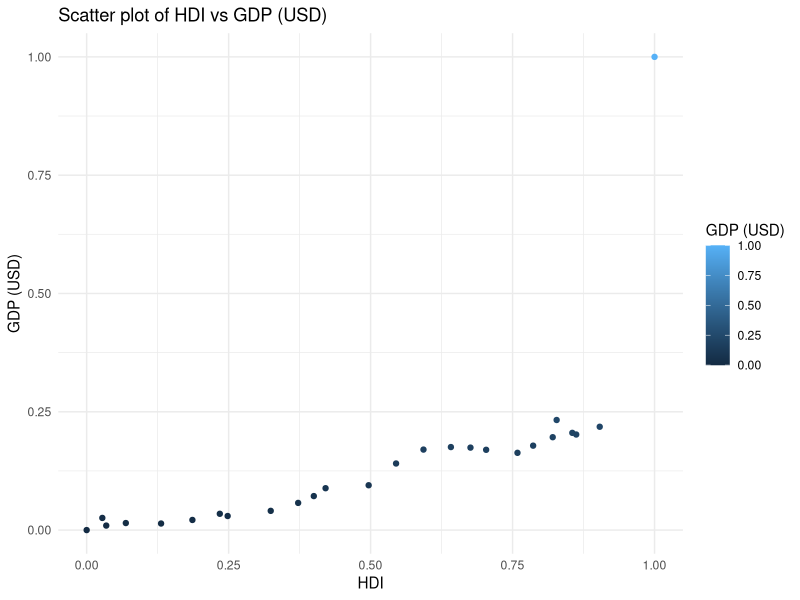
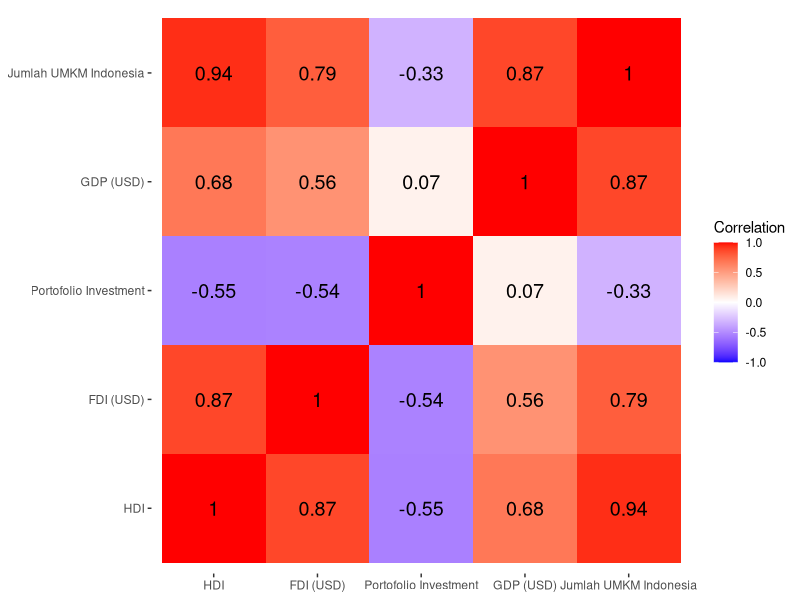
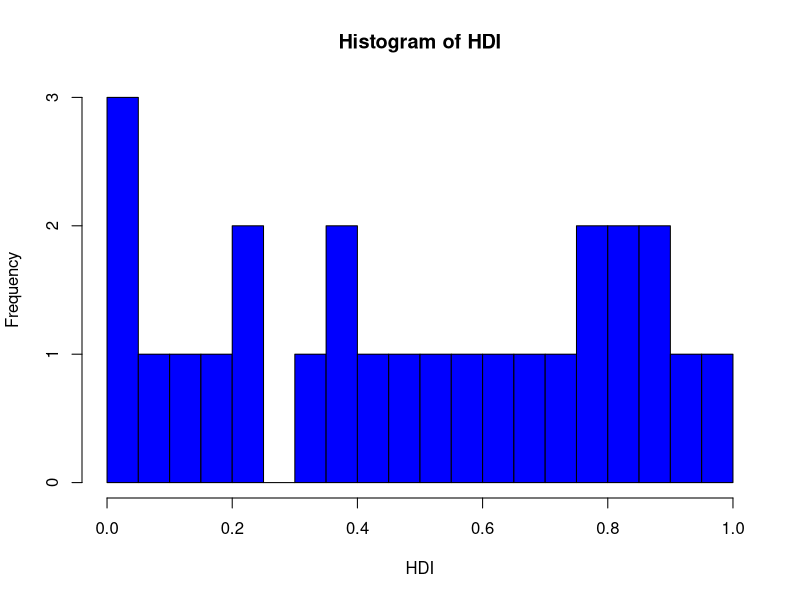
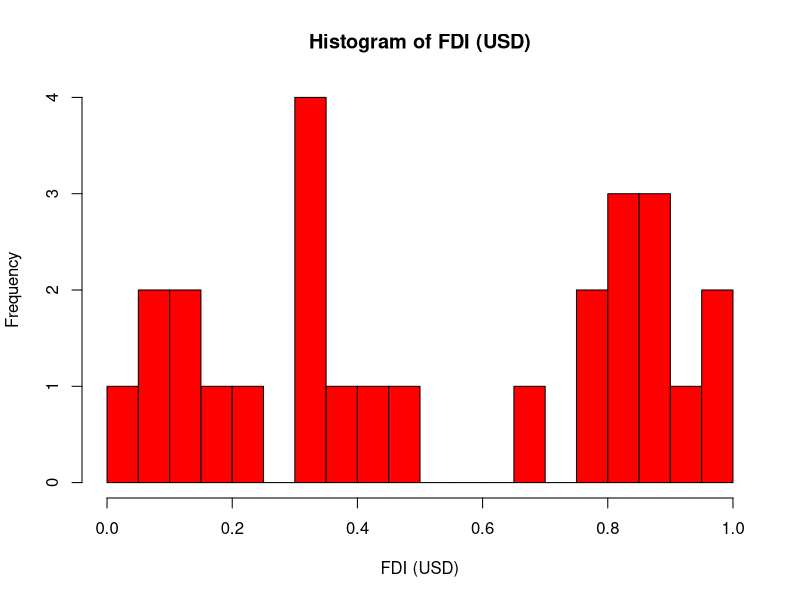
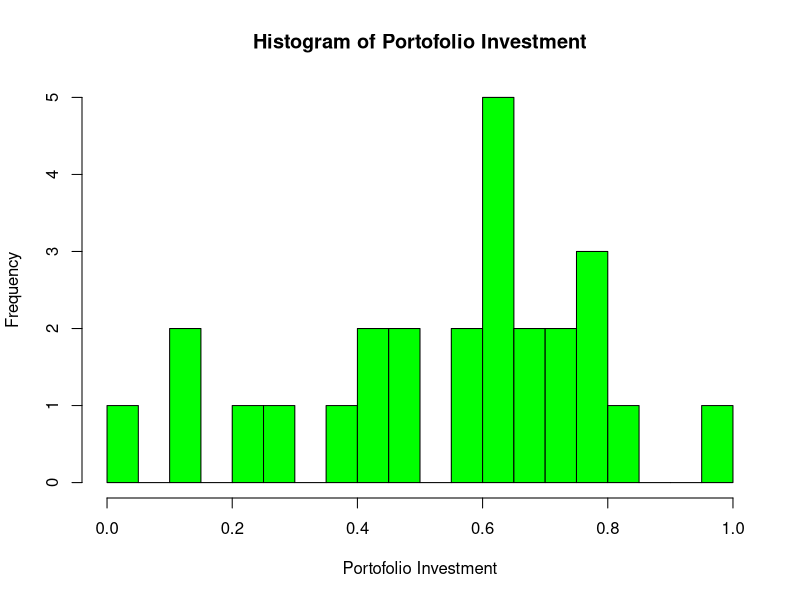
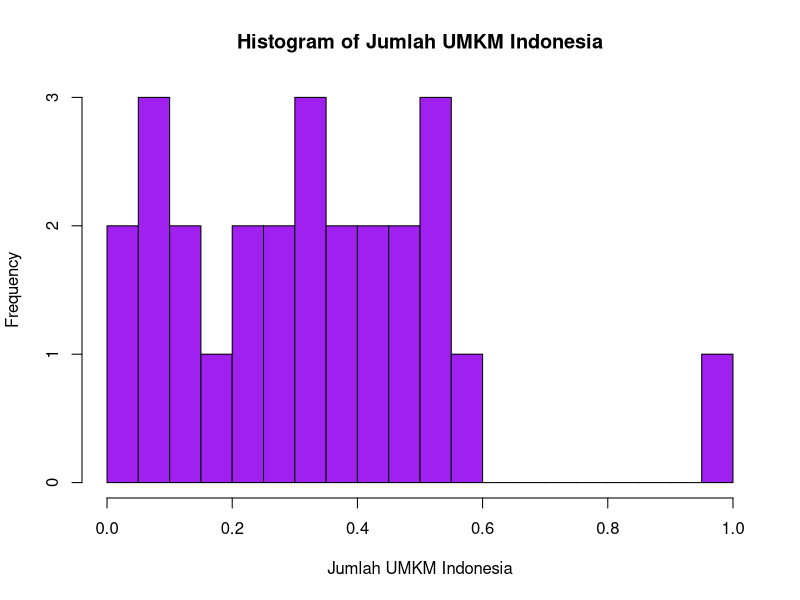
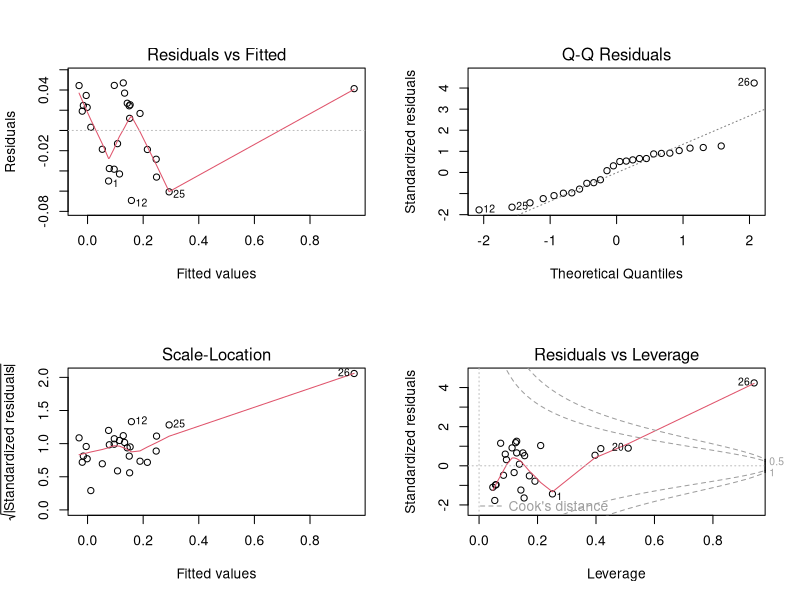
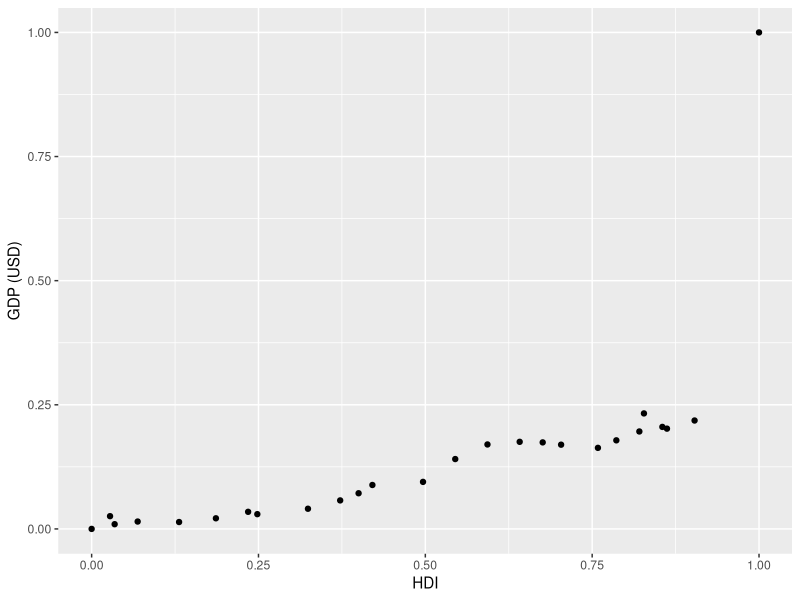

The R script that drew these images, in order:
## ---- chunk 1
knitr::opts_chunk$set(echo = TRUE)
## ---- chunk 2
library(ggplot2)
library(ggpubr)
library(corrplot)
library(reshape2)
library(readxl)
library(caret)
## ---- chunk 3
df <- read_excel("cobaini.xlsx")
head(df)
## ---- chunk 4
# Check Missing Value

missing_values <- colSums(is.na(df))
missing_values
## ---- chunk 5
# Menampilkan informasi mengenai setiap atribut values yang ada pada dataset
str(df)

# Menampilkan informasi statistika dasar dari dataset
summary(df)
## ---- chunk 6
# Menempatkan kolom numerik dalam satu frame 
numerical_columns <- c('HDI', 'FDI (USD)', 'Portofolio Investment', 'GDP (USD)', 'Jumlah UMKM Indonesia')

# Buat objek scaler MinMax
scaler <- preProcess(df[, numerical_columns], method = c("range"))

# Normalisasi kolom numerik yang diidentifikasi
df[, numerical_columns] <- predict(scaler, df[, numerical_columns])

# Tampilkan dataset yang telah dinormalisasi
head(df)
## ---- chunk 7
# Menggunakan dataset

ggplot(df, aes(x = HDI, y = `GDP (USD)`, color = `GDP (USD)`)) +
  geom_point() +
  labs(title = 'Scatter plot of HDI vs GDP (USD)') +
  theme_minimal()

# Heat Map
  # Create Corr
num_df <- subset(df, select = -c(Years, Tahun))
cor_mat <- round(cor(num_df), 2)

  # Melt the data frame
melted_cormat <- melt(cor_mat)

  #create correlation heatmap
ggplot(data = melted_cormat, aes(x=Var1, y=Var2, fill=value)) + 
  geom_tile() +
  geom_text(aes(Var2, Var1, label = value), size = 5) +
  scale_fill_gradient2(low = "blue", high = "red",
                       limit = c(-1,1), name="Correlation") +
  theme(axis.title.x = element_blank(),
        axis.title.y = element_blank(),
        panel.background = element_blank())


categorical_features = c('HDI', 'FDI (USD)', 'Portofolio Investment','Jumlah UMKM Indonesia')
for (feature in categorical_features) {
  ggplot(df, aes(x = df[[feature]], y = `GDP (USD)`, color = df[[feature]])) +
    geom_boxplot() +
    labs(title = paste('Box plot of GDP (USD) vs', feature)) +
    theme_minimal()
}


hist(df$HDI, breaks = 30, col = 'blue', main = 'Histogram of HDI', xlab = "HDI")
hist(df$`FDI (USD)`, breaks = 30, col = 'red', main = 'Histogram of FDI (USD)', xlab = 'FDI (USD)')
hist(df$`Portofolio Investment`, breaks = 30, col = 'green', main = 'Histogram of Portofolio Investment', xlab = 'Portofolio Investment')
hist(df$`Jumlah UMKM Indonesia`, breaks = 30, col = 'purple', main = 'Histogram of Jumlah UMKM Indonesia', xlab = 'Jumlah UMKM Indonesia')

## ---- chunk 8
# Subset the data frame to remove unnecessary columns
new_df <- subset(df, select = -c(Years, Tahun))

GDP.lm <- lm(`GDP (USD)` ~ HDI + `FDI (USD)` + `Portofolio Investment` + `Jumlah UMKM Indonesia`, data = new_df)

summary(GDP.lm)

par(mfrow=c(2,2))
plot(GDP.lm)
par(mfrow=c(1,1))

plotting.data<-expand.grid(
  HDI = seq(min(df$HDI), max(df$HDI), length.out=30),
  `FDI (USD)` = seq(min(df$`FDI (USD)`), max(df$`FDI (USD)`), length.out=30),
  `Portofolio Investment` = seq(min(df$`Portofolio Investment`), max(df$`Portofolio Investment`), length.out=30),
  `Jumlah UMKM Indonesia` = seq(min(df$`Jumlah UMKM Indonesia`), max(df$`Jumlah UMKM Indonesia`), length.out=30))

plotting.data$predicted.y <- predict.lm(GDP.lm, newdata=plotting.data)

original_plot <- ggplot(new_df, aes(x=HDI, y=`GDP (USD)`)) +
  geom_point()

original_plot

original_plot + geom_line(data=plotting.data, aes(x=HDI, y=predicted.y, color=`Jumlah UMKM Indonesia`), size=1.25)
